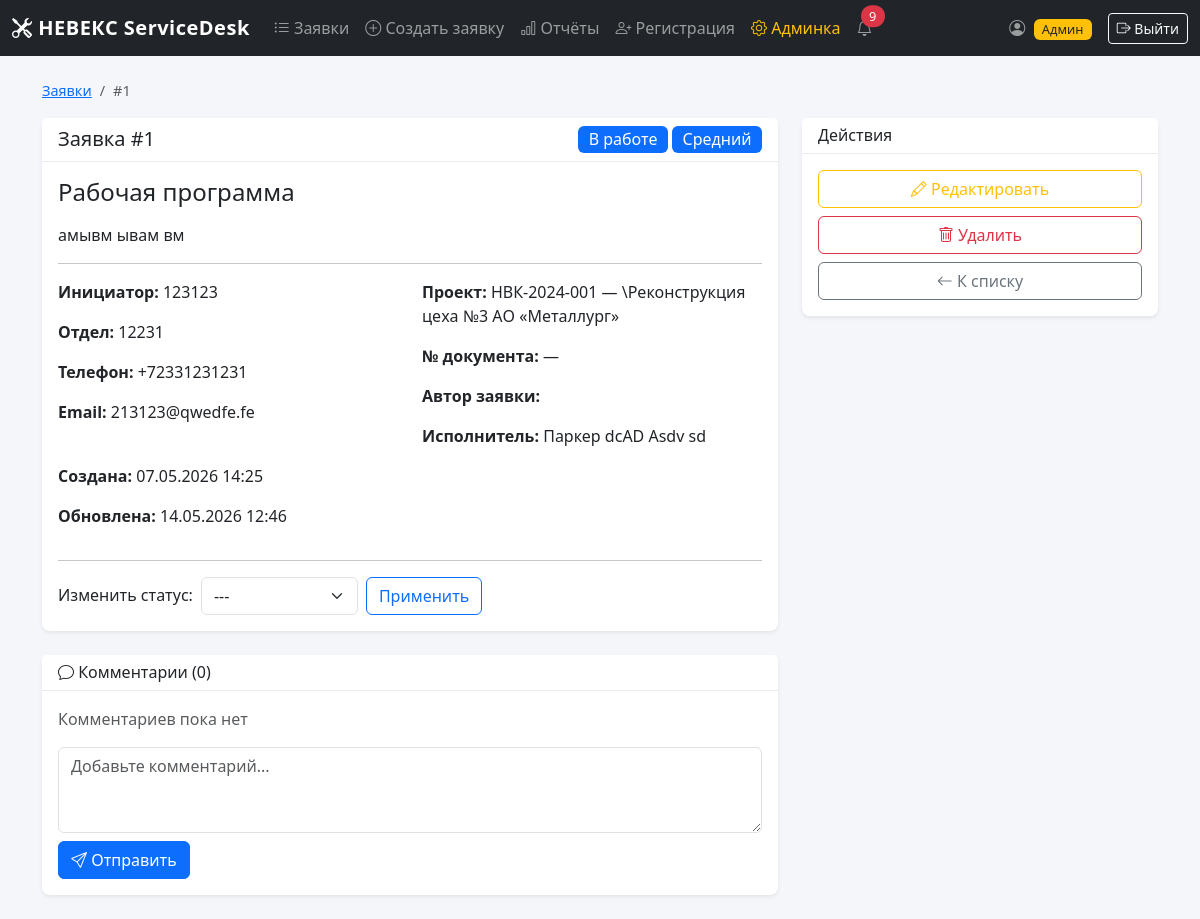
/1/ (signed in), run on the app's committed database.
### tickets/models.py (models this page shows, shortened)
class Ticket(models.Model):
    STATUS_CHOICES = [
        ('new', 'Новая'),
        ('in_progress', 'В работе'),
        ('frozen', 'Заморожена'),
        ('rework', 'На доработке'),
        ('resolved', 'Решена'),
        ('closed', 'Закрыта'),
    ]
    PRIORITY_CHOICES = [
        ('low', 'Низкий'),
        ('medium', 'Средний'),
        ('high', 'Высокий'),
        ('critical', 'Критический'),
    ]
    ALLOWED_TRANSITIONS = {
        'new': ['in_progress', 'frozen', 'closed'],
        'in_progress': ['frozen', 'resolved', 'rework'],
        'frozen': ['in_progress', 'closed'],
        'rework': ['in_progress'],
        'resolved': ['closed', 'rework'],
        'closed': [],
    }
    subject = models.CharField(max_length=200, verbose_name='Тема обращения')
    description = models.TextField(verbose_name='Описание проблемы')
    initiator = models.CharField(max_length=150, verbose_name='Инициатор (ФИО)')
    initiator_department = models.CharField(max_length=100, blank=True, verbose_name='Отдел инициатора')
    initiator_phone = models.CharField(max_length=18, blank=True, verbose_name='Телефон инициатора')
    initiator_email = models.EmailField(blank=True, verbose_name='Email инициатора')
    ticket_type = models.ForeignKey(TicketType, on_delete=models.SET_NULL, null=True, verbose_name='Тип обращения')
    project = models.ForeignKey(Project, on_delete=models.SET_NULL, null=True, blank=True, verbose_name='Проект')
    document_number = models.CharField(max_length=50, blank=True, verbose_name='№ документа / чертежа')
    priority = models.CharField(max_length=10, choices=PRIORITY_CHOICES, default='medium', verbose_name='Приоритет')
    status = models.CharField(max_length=15, choices=STATUS_CHOICES, default='new', verbose_name='Статус')
    author = models.ForeignKey(User, on_delete=models.CASCADE, related_name='created_tickets', verbose_name='Автор заявки')
    assigned_to = models.ForeignKey(User, on_delete=models.SET_NULL, null=True, blank=True, related_name='assigned_tickets', verbose_name='Исполнитель')
    deadline = models.DateField(null=True, blank=True, verbose_name='Срок исполнения')
    created_at = models.DateTimeField(auto_now_add=True, verbose_name='Дата создания')
    updated_at = models.DateTimeField(auto_now=True, verbose_name='Дата обновления')
    class Meta:
        verbose_name = 'Заявка'
        verbose_name_plural = 'Заявки'
        ordering = ['-created_at']
    @property
    def status_badge_class(self):
        classes = {
            'new': 'badge bg-light text-dark',
            'in_progress': 'badge bg-primary',
            'frozen': 'badge bg-light text-dark',
            'rework': 'badge bg-warning text-dark',
            'resolved': 'badge bg-success',
            'closed': 'badge bg-light text-dark',
        }
        return classes.get(self.status, 'badge bg-light')
    @property
    def priority_badge_class(self):
        classes = {
            'low': 'badge bg-light text-dark',
            'medium': 'badge bg-primary',
            'high': 'badge bg-warning text-dark',
            'critical': 'badge bg-danger',
        }
        return classes.get(self.priority, 'badge bg-light')

class Project(models.Model):
    code = models.CharField(max_length=20, unique=True, verbose_name='Шифр проекта')
    name = models.CharField(max_length=300, verbose_name='Наименование проекта')
    client = models.CharField(max_length=200, blank=True, verbose_name='Заказчик')
    is_active = models.BooleanField(default=True, verbose_name='Активен')
    class Meta:
        verbose_name = 'Проект'
        verbose_name_plural = 'Проекты'
        ordering = ['code']
    def __str__(self):
        return f'{self.code} — {self.name}'

### accounts/models.py (models this page shows, shortened)
class UserProfile(models.Model):
    ROLE_CHOICES = [
        ('operator', 'Оператор'),
        ('manager', 'Руководитель'),
    ]
    user = models.OneToOneField(
        User,
        on_delete=models.CASCADE,
        related_name='profile',
        verbose_name='Пользователь'
    )
    middle_name = models.CharField(max_length=50, blank=True, verbose_name='Отчество')
    phone = models.CharField(max_length=18, blank=True, verbose_name='Телефон')
    role = models.CharField(
        max_length=10,
        choices=ROLE_CHOICES,
        default='operator',
        verbose_name='Роль'
    )
    department = models.CharField(max_length=100, blank=True, verbose_name='Отдел')
    class Meta:
        verbose_name = 'Профиль пользователя'
        verbose_name_plural = 'Профили пользователей'
    @property
    def full_name(self):
        parts = [self.user.last_name, self.user.first_name, self.middle_name]
        return ' '.join(p for p in parts if p)

### tickets/views.py (the view)
# urls.py: path('<int:pk>/', views.ticket_detail, name='ticket_detail'),
@login_required
def ticket_detail(request, pk):
    ticket = get_object_or_404(Ticket, pk=pk)
    if request.user.profile.role == 'operator':
        if ticket.author != request.user and ticket.assigned_to != request.user:
            raise PermissionDenied('У вас нет доступа к этой заявке')
    notif_id = request.GET.get('read')
    if notif_id:
        Notification.objects.filter(id=notif_id, user=request.user).delete()
    if request.method == 'POST' and 'comment_submit' in request.POST:
        comment_form = CommentForm(request.POST)
        if comment_form.is_valid():
            comment = comment_form.save(commit=False)
            comment.ticket = ticket
            comment.author = request.user
            comment.save()
            messages.success(request, 'Комментарий добавлен')
            return redirect('ticket_detail', pk=pk)
    else:
        comment_form = CommentForm()
    available_statuses = ticket.ALLOWED_TRANSITIONS.get(ticket.status, [])
    status_choices = [(s, dict(Ticket.STATUS_CHOICES)[s]) for s in available_statuses]
    status_form = TicketStatusForm()
    status_form.fields['status'].choices = [('', '---')] + status_choices
    context = {
        'ticket': ticket,
        'comment_form': comment_form,
        'status_form': status_form,
        'comments': ticket.comments.all(),
    }
    return render(request, 'tickets/ticket_detail.html', context)

### tickets/forms.py (shortened to what this page needs)
class CommentForm(forms.ModelForm):
    class Meta:
        model = Comment
        fields = ['text']
        labels = {'text': ''}
        widgets = {
            'text': forms.Textarea(attrs={
                'class': 'form-control',
                'rows': 3,
                'placeholder': 'Добавьте комментарий...'
            }),
        }

class TicketStatusForm(forms.Form):
    status = forms.ChoiceField(
        choices=[('', '---')] + Ticket.STATUS_CHOICES,
        label='Новый статус',
        widget=forms.Select(attrs={'class': 'form-select'})
    )

### tickets/context_processors.py (called while the page is built)
def notifications(request):
    if request.user.is_authenticated:
        unread_count = Notification.objects.filter(user=request.user, is_read=False).count()
        unread_list = Notification.objects.filter(user=request.user, is_read=False)[:5]
        return {
            'unread_count': unread_count,
            'unread_notifications': unread_list,
        }
    return {}

### templates/tickets/ticket_detail.html (shortened to what this page needs)
{% extends 'base.html' %}
{% block content %}
<nav aria-label="breadcrumb">
    <ol class="breadcrumb">
        <li class="breadcrumb-item"><a href="{% url 'ticket_list' %}">Заявки</a></li>
        <li class="breadcrumb-item active">#{{ ticket.pk }}</li>
    </ol>
</nav>
<div class="row">
    <div class="col-md-8">
        <div class="card shadow-sm mb-4">
            <div class="card-header d-flex justify-content-between align-items-center">
                <h5 class="mb-0">Заявка #{{ ticket.pk }}</h5>
                <div>
                    <span class="{{ ticket.status_badge_class }} fs-6">{{ ticket.get_status_display }}</span>
                    <span class="{{ ticket.priority_badge_class }} fs-6">{{ ticket.get_priority_display }}</span>
                </div>
            </div>
            <div class="card-body">
                <h4 class="card-title">{{ ticket.subject }}</h4>
                <p class="card-text text-muted">{{ ticket.description|linebreaks }}</p>
                <hr>
                <div class="row">
                    <div class="col-md-6">
                        <p><strong>Инициатор:</strong> {{ ticket.initiator }}</p>
                        <p><strong>Отдел:</strong> {{ ticket.initiator_department|default:"—" }}</p>
                        <p><strong>Телефон:</strong> {{ ticket.initiator_phone|default:"—" }}</p>
                        <p><strong>Email:</strong> {{ ticket.initiator_email|default:"—" }}</p>
                    </div>
                    <div class="col-md-6">
                        <p><strong>Проект:</strong> {{ ticket.project|default:"—" }}</p>
                        <p><strong>№ документа:</strong> {{ ticket.document_number|default:"—" }}</p>
                        <p><strong>Автор заявки:</strong> {{ ticket.author.profile.full_name }}</p>
                        <p><strong>Исполнитель:</strong> {{ ticket.assigned_to.profile.full_name|default:"Не назначен" }}</p>
                    </div>
                </div>
                <div class="row">
                    <div class="col-md-6">
                        <p><strong>Создана:</strong> {{ ticket.created_at|date:"d.m.Y H:i" }}</p>
                        <p><strong>Обновлена:</strong> {{ ticket.updated_at|date:"d.m.Y H:i" }}</p>
                    </div>
                    <div class="col-md-6">
                    </div>
                </div>
               {% if status_form.fields.status.choices|length > 1 %}
                <hr>
                <form method="post" action="{% url 'ticket_change_status' ticket.pk %}" class="row g-2 align-items-end">
                    <div class="col-auto">
                        <label class="form-label">Изменить статус:</label>
                    </div>
                    <div class="col-auto">
                        {{ status_form.status }}
                    </div>
                    <div class="col-auto">
                        <button type="submit" class="btn btn-outline-primary">Применить</button>
                    </div>
                </form>
                {% endif %}
            </div>
        </div>
        <div class="card shadow-sm mb-4">
            <div class="card-header">
                <h6 class="mb-0"><i class="bi bi-chat"></i> Комментарии ({{ comments.count }})</h6>
            </div>
            <div class="card-body">
                {% for comment in comments %}
                <div class="mb-3 p-3 bg-light rounded">
                    <div class="d-flex justify-content-between">
                        <strong>{{ comment.author.profile.full_name }}</strong>
                        <small class="text-muted">{{ comment.created_at|date:"d.m.Y H:i" }}</small>
                    </div>
                    <p class="mb-0 mt-2">{{ comment.text }}</p>
                </div>
                {% empty %}
                <p class="text-muted">Комментариев пока нет</p>
                {% endfor %}
                <form method="post" class="mt-3">
                    {{ comment_form.text }}
                    <button type="submit" class="btn btn-primary mt-2">
                        <i class="bi bi-send"></i> Отправить
                    </button>
                </form>
            </div>
        </div>
    </div>
    <div class="col-md-4">
        <div class="card shadow-sm">
            <div class="card-header">
                <h6 class="mb-0">Действия</h6>
            </div>
            <div class="card-body">
                {% if user.profile.role == 'manager' %}
                <a href="{% url 'ticket_edit' ticket.pk %}" class="btn btn-outline-warning w-100 mb-2">
                    <i class="bi bi-pencil"></i> Редактировать
                </a>
                <a href="{% url 'ticket_delete' ticket.pk %}" class="btn btn-outline-danger w-100 mb-2">
                    <i class="bi bi-trash"></i> Удалить
                </a>
                {% endif %}
                <a href="{% url 'ticket_list' %}" class="btn btn-outline-secondary w-100">
                    <i class="bi bi-arrow-left"></i> К списку
                </a>
            </div>
        </div>
    </div>
</div>
{% endblock %}

### templates/base.html (shortened to what this page needs)
<!DOCTYPE html>
<html lang="ru">
<head>
    <link href="https://cdn.jsdelivr.net/npm/bootstrap@5.3.3/dist/css/bootstrap.min.css" rel="stylesheet">
    <link rel="stylesheet" href="https://cdn.jsdelivr.net/npm/bootstrap-icons@1.11.3/font/bootstrap-icons.css">
    {% load static %}
    <link rel="stylesheet" href="{% static 'css/style.css' %}">
</head>
<body>
    {% if user.is_authenticated %}
    <nav class="navbar navbar-expand-lg navbar-dark bg-dark mb-4">
        <div class="container-fluid">
            <a class="navbar-brand" href="{% url 'ticket_list' %}">
                <i class="bi bi-tools"></i> НЕВЕКС ServiceDesk
            </a>
            <div class="collapse navbar-collapse" id="navbarNav">
                <ul class="navbar-nav me-auto">
                    <li class="nav-item">
                        <a class="nav-link" href="{% url 'ticket_list' %}">
                            <i class="bi bi-list-ul"></i> Заявки
                        </a>
                    </li>
                    <li class="nav-item">
                        <a class="nav-link" href="{% url 'ticket_create' %}">
                            <i class="bi bi-plus-circle"></i> Создать заявку
                        </a>
                    </li>
                    {% if user.profile.role == 'manager' or user.is_superuser %}
                    <li class="nav-item">
                        <a class="nav-link" href="{% url 'dashboard' %}">
                            <i class="bi bi-bar-chart"></i> Отчёты
                        </a>
                    </li>
                    <li class="nav-item">
                        <a class="nav-link" href="{% url 'register' %}">
                            <i class="bi bi-person-plus"></i> Регистрация
                        </a>
                    </li>
                    {% endif %}
                    {% if user.is_superuser %}
                    <li class="nav-item">
                        <a class="nav-link text-warning" href="/admin/" target="_blank">
                            <i class="bi bi-gear"></i> Админка
                        </a>
                    </li>
                    {% endif %}
                      <li class="nav-item dropdown">
                        <a class="nav-link position-relative" href="#" id="notifDropdown" role="button" data-bs-toggle="dropdown">
                            <i class="bi bi-bell"></i>
                            {% if unread_count > 0 %}
                            <span class="position-absolute top-25 start-75 translate-middle badge rounded-pill bg-danger">
                                {{ unread_count }}
                            </span>
                            {% endif %}
                        </a>
                    </li>
                </ul>
                <span class="navbar-text me-3">
                    <i class="bi bi-person-circle"></i>
                    {% if user.is_superuser %}
                    <span class="badge bg-warning text-dark ms-1">Админ</span>
                    {% else %}
                    <span class="badge bg-secondary ms-1">{{ user.profile.get_role_display }}</span>
                    {% endif %}
                </span>
                <form action="{% url 'logout' %}" method="post" class="d-flex">
                    <button type="submit" class="btn btn-outline-light btn-sm">
                        <i class="bi bi-box-arrow-right"></i> Выйти
                    </button>
                </form>
            </div>
        </div>
    </nav>
    {% endif %}
    <div class="container">
        {% block content %}{% endblock %}
    </div>
</body>
</html>

### static/css/style.css (style rules this page uses)
body { background-color: #f5f6fa; }
.navbar-brand { font-weight: 700; letter-spacing: 0.5px; }
.card { border: none; border-radius: 0.5rem; }
.card-header { background-color: #fff; border-bottom: 1px solid rgba(0,0,0,0.08); }
.badge { font-weight: 500; font-size: 0.8rem; }
.breadcrumb { font-size: 0.9rem; }
.btn { font-weight: 500; }
.form-control, .form-select { border-radius: 0.375rem; }

### data on the page
Ticket: pk "1", status "В работе", priority "Средний", subject "Рабочая программа", description "амывм ывам вм", initiator "123123", initiator_department "12231", initiator_phone "+72331231231", initiator_email "213123@qwedfe.fe", project "НВК-2024-001 — \\Реконструкция цеха №3 АО «Металлург»", document_number "—", assigned_to.profile.full_name "Паркер dcAD Asdv sd", created_at "07.05.2026 14:25", updated_at "14.05.2026 12:46", count "0"

### other printed values
{{ unread_count }} "9"
